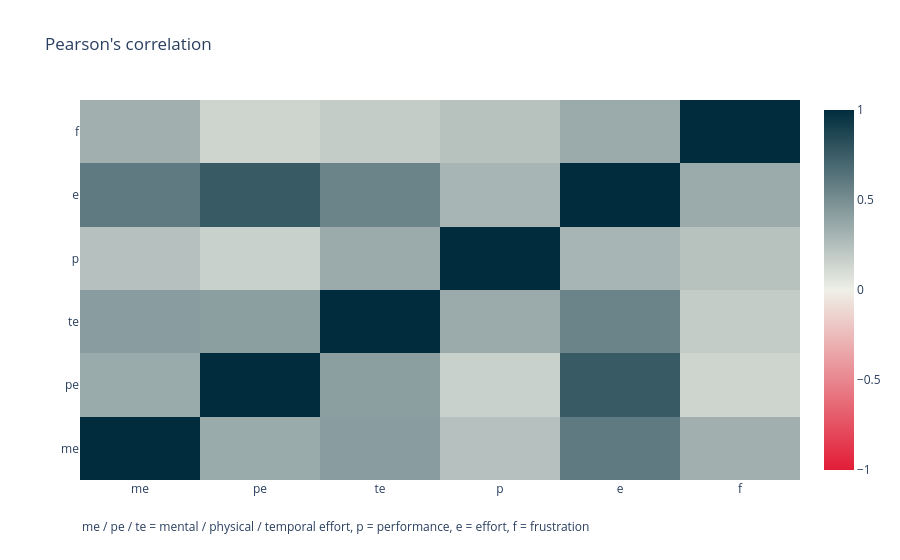

Notebook source saved alongside this figure:
### Code cell
correlations = df_nasa_rtlx.iloc[:,2:].corr(method='pearson', min_periods=1)
ticklabels = ['me','pe','te','p','e','f']

fig = go.Figure(data=go.Heatmap(
                    colorscale=[(0, "#e21c36"), (0.5, "#eff0e7"), (1, "#002c3d")],
                    z=correlations,        
                    zmin=-1,
                    zmax=1,
                    x=ticklabels,
                    y=ticklabels,
                    hoverinfo='text',
                    hovertext=correlations,
                    hoverongaps = False))

fig.update_xaxes(dtick=1)
fig.update_layout(
    title="Pearson's correlation",
    #height = 800,
    annotations=[
            go.layout.Annotation(
                text='me / pe / te = mental / physical / temporal effort, p = performance, e = effort, f = frustration',
                align='left',
                showarrow=False,
                xref='paper',
                yref='paper',
                x=0,
                y=-0.15
            )
        ]
)

pio.write_image(fig, 'NASA_TLX_Pearson_all.pdf')
fig.show()

### Figure 1 — Plotly figure (JSON) as saved in the notebook; plotly's stock layout.template omitted (floating-point values rounded to 4 significant figures)
{"data": [{"colorscale": [[0, "#e21c36"], [0.5, "#eff0e7"], [1, "#002c3d"]], "hoverinfo": "text", "hoverongaps": false, "hovertext": [[1, 0.3539, 0.4264, 0.2373, 0.6016, 0.3275, 0.7238], [0.3539, 1, 0.4191, 0.16, 0.7651, 0.1392, 0.6825], [0.4264, 0.4191, 1, 0.3517, 0.5529, 0.1859, 0.6975], [0.2373, 0.16, 0.3517, 1, 0.3022, 0.2358, 0.5569], [0.6016, 0.7651, 0.5529, 0.3022, 1, 0.3504, 0.8647], [0.3275, 0.1392, 0.1859, 0.2358, 0.3504, 1, 0.5727], [0.7238, 0.6825, 0.6975, 0.5569, 0.8647, 0.5727, 1]], "type": "heatmap", "x": ["me", "pe", "te", "p", "e", "f"], "y": ["me", "pe", "te", "p", "e", "f"], "z": [[1, 0.3539, 0.4264, 0.2373, 0.6016, 0.3275, 0.7238], [0.3539, 1, 0.4191, 0.16, 0.7651, 0.1392, 0.6825], [0.4264, 0.4191, 1, 0.3517, 0.5529, 0.1859, 0.6975], [0.2373, 0.16, 0.3517, 1, 0.3022, 0.2358, 0.5569], [0.6016, 0.7651, 0.5529, 0.3022, 1, 0.3504, 0.8647], [0.3275, 0.1392, 0.1859, 0.2358, 0.3504, 1, 0.5727], [0.7238, 0.6825, 0.6975, 0.5569, 0.8647, 0.5727, 1]], "zmax": 1, "zmin": -1}], "layout": {"annotations": [{"align": "left", "showarrow": false, "text": "me / pe / te = mental / physical / temporal effort, p = performance, e = effort, f = frustration", "x": 0, "xref": "paper", "y": -0.15, "yref": "paper"}], "title": {"text": "Pearson's correlation"}, "xaxis": {"dtick": 1}}}
